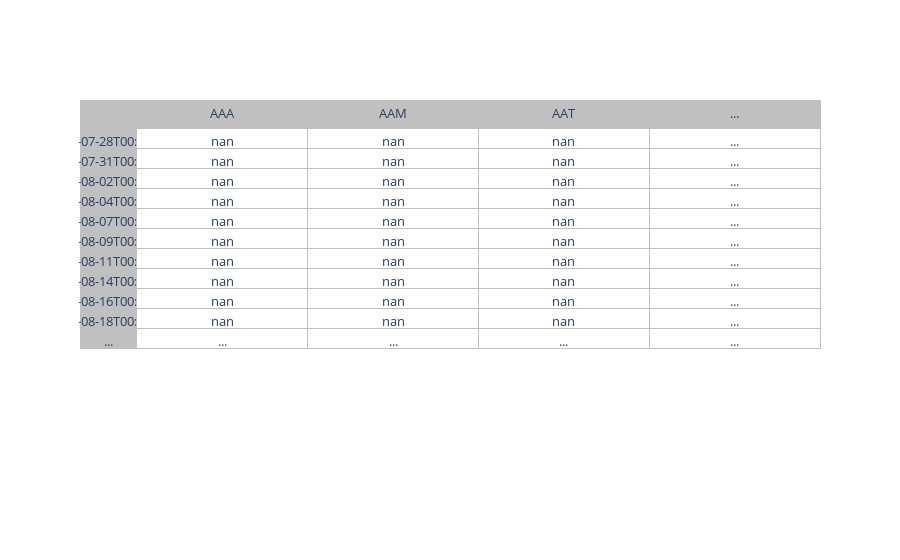

Notebook code cell kept with this figure:
### Markdown cell above
### View Data
Run the cell below to see what the data looks like for `close`.

### Code cell
project_helper.print_dataframe(close)

### Figure 1 — Plotly figure (JSON) as saved in the notebook; plotly's stock layout.template omitted (floating-point values rounded to 4 significant figures)
{"data": [{"cells": {"fill": {"color": ["silver", "white"]}, "font": {"size": 13}, "line": {"color": "silver"}, "values": [["2000-07-28T00:00:00", "2000-07-31T00:00:00", "2000-08-02T00:00:00", "2000-08-04T00:00:00", "2000-08-07T00:00:00", "2000-08-09T00:00:00", "2000-08-11T00:00:00", "2000-08-14T00:00:00", "2000-08-16T00:00:00", "2000-08-18T00:00:00", "..."], ["nan", "nan", "nan", "nan", "nan", "nan", "nan", "nan", "nan", "nan", "..."], ["nan", "nan", "nan", "nan", "nan", "nan", "nan", "nan", "nan", "nan", "..."], ["nan", "nan", "nan", "nan", "nan", "nan", "nan", "nan", "nan", "nan", "..."], ["...", "...", "...", "...", "...", "...", "...", "...", "...", "...", "..."]]}, "columnwidth": [1, 3], "header": {"fill": {"color": "silver"}, "font": {"size": 13}, "line": {"color": "silver"}, "values": ["", "AAA", "AAM", "AAT", "..."]}, "type": "table"}], "layout": {}}
